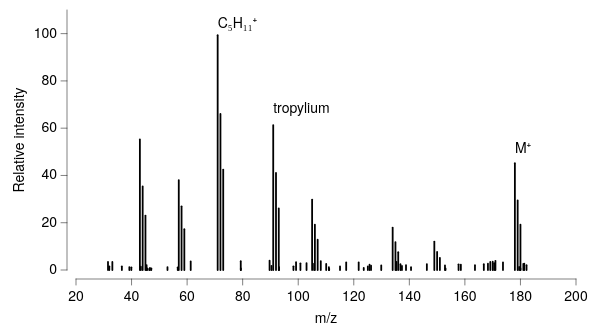

Describe this chart as a Vega-Lite specification.
### Vega-Lite specification from a JSON file in a GitHub repository (floating-point values rounded to 4 significant figures)
{"background": null, "config": {"arc": {"fill": "#DBDBDB", "fillOpacity": 1.0, "innerRadius": 32.5, "padAngle": 0.03, "stroke": "black", "strokeOpacity": 1, "strokeWidth": 0.25}, "area": {"fill": "#DBDBDB", "fillOpacity": 1.0, "stroke": "black", "strokeOpacity": 1, "strokeWidth": 0.25}, "axis": {"domain": true, "domainCap": "round", "domainColor": "black", "domainWidth": 0.25, "grid": false, "gridCap": "round", "gridColor": "#F1F1F1", "gridDash": [0, 0], "gridOpacity": 1.0, "gridWidth": 0.25, "labelColor": "black", "labelFont": "Helvetica Neue", "labelFontSize": 7, "labelFontStyle": "normal", "labelFontWeight": 400, "offset": 4.5, "ticks": true, "tickCap": "round", "tickColor": "black", "tickRound": false, "tickSize": 3, "tickWidth": 0.25, "titleColor": "black", "titleFont": "Helvetica Neue", "titleFontSize": 7, "titleFontStyle": "normal", "titleFontWeight": 400}, "axisX": {"domain": true, "labelAlign": "center", "labelAngle": 0, "labels": true, "ticks": true, "translate": 0}, "axisY": {"domain": true, "labelAlign": "right", "labelAngle": 0, "labels": true, "ticks": true, "translate": 0}, "axisRight": {"domain": true, "labelAlign": "left", "labelAngle": 0, "labels": true, "ticks": true, "translate": 0}, "axisTop": {"domain": true, "labelAlign": "center", "labelAngle": 0, "labels": true, "ticks": true, "translate": 0}, "axisBand": {"tickOffset": 0}, "bar": {"fill": "#DBDBDB", "fillOpacity": 1.0, "stroke": "black", "strokeOpacity": 1, "strokeWidth": 0.25}, "boxplot": {"size": 11.7, "ticks": {"cornerRadius": 0.25, "fill": "black", "opacity": 1, "size": 5.85, "thickness": 0.25}, "box": {"fillOpacity": 1.0, "stroke": "black", "strokeOpacity": 1, "strokeWidth": 0.25}, "median": {"cornerRadius": 0, "fill": "black", "fillOpacity": 1.0, "opacity": 1, "size": 11.7, "thickness": 0.25}, "rule": {"fill": "black", "fillOpacity": 1.0, "size": 13.0, "stroke": "black", "strokeDash": [0, 0], "strokeOpacity": 1, "strokeWidth": 0.25}, "outliers": {"color": "black", "fill": "black", "fillOpacity": 1.0, "size": 0, "stroke": "black", "strokeOpacity": 1, "strokeWidth": 0.25}}, "circle": {"fill": "black", "fillOpacity": 1.0, "size": 0.65, "stroke": null, "strokeOpacity": 1, "strokeWidth": 0.25}, "errorband": {"band": {"fillOpacity": 0.6, "stroke": null, "strokeWidth": 0.25, "strokeOpacity": 1}, "borders": {"opacity": 0, "strokeOpacity": 0.25, "strokeWidth": 1}}, "errorbar": {"opacity": 1, "rule": {"strokeDash": [0, 0], "strokeWidth": 0.25}, "ticks": {"color": "black", "cornerRadius": 0.125, "opacity": 1, "size": 7.8, "thickness": 0.25}, "thickness": 0.25}, "font": "Helvetica Neue", "geoshape": {"fill": "#DBDBDB", "fillOpacity": 1.0, "stroke": "black", "strokeOpacity": 1, "strokeWidth": 0.25}, "header": {"labelColor": "black", "labelFont": "Helvetica Neue", "labelFontSize": 7, "labelFontStyle": "normal", "labelFontWeight": 400, "titleColor": "black", "titleFont": "Helvetica Neue", "titleFontSize": 7, "titleFontStyle": "normal", "titleFontWeight": 400, "titlePadding": 0}, "legend": {"disable": false, "offset": 4.5, "titlePadding": 4, "labelOffset": 2, "gradientLabelOffset": 2, "gradientLength": 65.0, "gradientThickness": 6.5, "gradientOpacity": 1.0, "gradientStrokeColor": "black", "gradientStrokeWidth": 0.25, "labelColor": "black", "labelFont": "Helvetica Neue", "labelFontSize": 7, "labelFontStyle": "normal", "labelFontWeight": 400, "strokeColor": "black", "strokeWidth": 0, "symbolSize": 42, "symbolStrokeColor": "black", "symbolStrokeWidth": 0.25, "titleColor": "black", "titleFont": "Helvetica Neue", "titleFontSize": 7, "titleFontStyle": "normal", "titleFontWeight": 400}, "line": {"color": "black", "stroke": "black", "strokeCap": "round", "strokeDash": [0, 0], "strokeOpacity": 1, "strokeWidth": 0.375}, "point": {"filled": true, "fill": "#DBDBDB", "fillOpacity": 1.0, "size": 6.5, "stroke": "black", "strokeOpacity": 1, "strokeWidth": 0.25}, "range": {"category": ["#C6D9F1", "#F1C9CB", "#FEF0B9", "#CEE37A", "#7AA8E0", "#E589A3", "#FDDD5D", "#68B961", "#4177B1", "#C35082", "#E5C227", "#438156"], "diverging": {"scheme": ["#C35082", "#CE6D94", "#D989A7", "#E2A4BA", "#EABFCE", "#F1DBE2", "#F6F6F6", "#D7E0EB", "#B9CBE0", "#9BB6D5", "#7DA1C9", "#5F8CBD", "#4177B1"]}, "heatmap": {"scheme": ["#32022B", "#43044D", "#4C196E", "#4D338C", "#484DA6", "#3A68BB", "#1D83CA", "#1D9CCB", "#23B5C9", "#28CDC5", "#4DE0B4", "#91EE9F"]}, "ordinal": {"scheme": ["#F1F1F1", "#DBDBDB", "#C6C6C6", "#B2B2B2", "#9D9D9D", "#898989", "#767676", "#636363", "#515151", "#404040", "#2F2F2F", "#1F1F1F"]}, "ramp": {"scheme": ["#32022B", "#43044D", "#4C196E", "#4D338C", "#484DA6", "#3A68BB", "#1D83CA", "#1D9CCB", "#23B5C9", "#28CDC5", "#4DE0B4", "#91EE9F"]}}, "rule": {"color": "black", "stroke": "black", "strokeCap": "round", "strokeDash": [2, 2], "strokeOpacity": 1, "strokeWidth": 0.25}, "scale": {"bandPaddingInner": 0.1, "bandPaddingOuter": 0.1, "round": false}, "rect": {"fill": "#DBDBDB", "fillOpacity": 1.0, "stroke": "black", "strokeOpacity": 1, "strokeWidth": 0.25}, "square": {"fill": "#DBDBDB", "fillOpacity": 1.0, "size": 13.0, "stroke": "black", "strokeOpacity": 1, "strokeWidth": 0.25}, "text": {"color": "black", "font": "Helvetica Neue", "fontSize": 7, "fontStyle": "normal", "fontWeight": 400}, "tick": {"color": "black", "cornerRadius": 0.125, "opacity": 1.0, "size": 11.7, "thickness": 0.25}, "title": {"anchor": "middle", "frame": "group", "color": "black", "font": "Helvetica Neue", "fontSize": 7, "fontStyle": "normal", "fontWeight": 400, "subtitleColor": "black", "subtitleFont": "Helvetica Neue", "subtitleFontSize": "Helvetica Neue", "subtitleFontStyle": "normal", "subtitleFontWeight": 400}, "trail": {"color": "black", "opacity": 1, "size": 0.375}, "view": {"continuousWidth": 250, "continuousHeight": 130, "discreteWidth": 250, "discreteHeight": 130, "fill": null, "stroke": null, "strokeWidth": 0.25}}, "layer": [{"data": {"name": "data-d1e9cbef3d0b0f036dea6edf8213fc8b"}, "mark": {"type": "rule", "strokeDash": [0, 0], "strokeWidth": 0.9}, "encoding": {"x": {"field": "mz", "scale": {"domain": [25, 190]}, "title": "m/z", "type": "quantitative"}, "y": {"field": "intensity", "scale": {"domain": [0, 108]}, "title": "Relative intensity", "type": "quantitative"}}}, {"layer": [{"data": {"values": [{"__dysonsphere__": 1}]}, "mark": {"type": "text", "align": "left", "angle": 0, "baseline": "middle", "dx": 0, "dy": 0, "opacity": 1.0}, "encoding": {"text": {"value": "C₅H₁₁⁺"}, "x": {"datum": 71.0}, "y": {"datum": 104.0}}}, {"data": {"values": [{"__dysonsphere__": 1}]}, "mark": {"type": "text", "align": "left", "angle": 0, "baseline": "middle", "dx": 0, "dy": 0, "opacity": 1.0}, "encoding": {"text": {"value": "tropylium"}, "x": {"datum": 91.0}, "y": {"datum": 68.0}}}, {"data": {"values": [{"__dysonsphere__": 1}]}, "mark": {"type": "text", "align": "left", "angle": 0, "baseline": "middle", "dx": 0, "dy": 0, "opacity": 1.0}, "encoding": {"text": {"value": "M⁺"}, "x": {"datum": 178.0}, "y": {"datum": 51.0}}}]}], "$schema": "https://vega.github.io/schema/vega-lite/v6.4.1.json", "datasets": {"data-d1e9cbef3d0b0f036dea6edf8213fc8b": [{"mz": 43.0, "intensity": 55.21}, {"mz": 44.0, "intensity": 35.38}, {"mz": 45.0, "intensity": 23.05}, {"mz": 57.0, "intensity": 38.05}, {"mz": 58.0, "intensity": 26.94}, {"mz": 59.0, "intensity": 17.29}, {"mz": 71.0, "intensity": 99.35}, {"mz": 72.0, "intensity": 66.01}, {"mz": 73.0, "intensity": 42.49}, {"mz": 91.0, "intensity": 61.31}, {"mz": 92.0, "intensity": 41.09}, {"mz": 93.0, "intensity": 26.03}, {"mz": 105.0, "intensity": 29.8}, {"mz": 106.0, "intensity": 19.19}, {"mz": 107.0, "intensity": 12.79}, {"mz": 134.0, "intensity": 17.96}, {"mz": 135.0, "intensity": 11.83}, {"mz": 136.0, "intensity": 7.513}, {"mz": 149.0, "intensity": 12.03}, {"mz": 150.0, "intensity": 7.661}, {"mz": 151.0, "intensity": 5.155}, {"mz": 178.0, "intensity": 45.17}, {"mz": 179.0, "intensity": 29.44}, {"mz": 180.0, "intensity": 19.17}, {"mz": 79.31, "intensity": 3.735}, {"mz": 103.0, "intensity": 2.928}, {"mz": 46.62, "intensity": 0.8659}, {"mz": 61.3, "intensity": 3.596}, {"mz": 135.4, "intensity": 3.472}, {"mz": 129.9, "intensity": 1.923}, {"mz": 110.1, "intensity": 2.577}, {"mz": 163.6, "intensity": 2.034}, {"mz": 168.3, "intensity": 2.648}, {"mz": 158.6, "intensity": 2.243}, {"mz": 137.3, "intensity": 1.687}, {"mz": 111.0, "intensity": 1.257}, {"mz": 45.61, "intensity": 0.6351}, {"mz": 138.8, "intensity": 2.098}, {"mz": 169.1, "intensity": 3.423}, {"mz": 89.69, "intensity": 3.908}, {"mz": 121.8, "intensity": 3.181}, {"mz": 93.12, "intensity": 1.187}, {"mz": 56.63, "intensity": 1.134}, {"mz": 123.6, "intensity": 0.8942}, {"mz": 33.09, "intensity": 3.415}, {"mz": 45.41, "intensity": 2.077}, {"mz": 105.7, "intensity": 2.671}, {"mz": 108.1, "intensity": 3.781}, {"mz": 146.3, "intensity": 2.511}, {"mz": 125.7, "intensity": 2.273}, {"mz": 179.5, "intensity": 1.293}, {"mz": 136.8, "intensity": 2.443}, {"mz": 36.51, "intensity": 1.537}, {"mz": 173.7, "intensity": 3.246}, {"mz": 31.99, "intensity": 1.538}, {"mz": 31.52, "intensity": 3.396}, {"mz": 47.11, "intensity": 0.7011}, {"mz": 182.2, "intensity": 2.061}, {"mz": 79.35, "intensity": 0.6715}, {"mz": 90.39, "intensity": 1.781}, {"mz": 111.1, "intensity": 0.5237}, {"mz": 52.93, "intensity": 1.235}, {"mz": 98.28, "intensity": 1.558}, {"mz": 125.1, "intensity": 1.499}, {"mz": 171.0, "intensity": 3.867}, {"mz": 39.21, "intensity": 1.232}, {"mz": 117.3, "intensity": 3.197}, {"mz": 39.92, "intensity": 1.147}, {"mz": 100.8, "intensity": 2.84}, {"mz": 170.0, "intensity": 3.534}, {"mz": 153.0, "intensity": 0.6846}, {"mz": 181.4, "intensity": 2.651}, {"mz": 43.35, "intensity": 1.392}, {"mz": 126.2, "intensity": 1.85}, {"mz": 99.22, "intensity": 3.316}, {"mz": 157.7, "intensity": 2.414}, {"mz": 152.8, "intensity": 1.921}, {"mz": 181.0, "intensity": 2.618}, {"mz": 180.0, "intensity": 0.654}, {"mz": 166.8, "intensity": 2.458}, {"mz": 140.6, "intensity": 1.174}, {"mz": 115.0, "intensity": 1.512}, {"mz": 46.35, "intensity": 0.5112}, {"mz": 170.6, "intensity": 2.848}]}}
